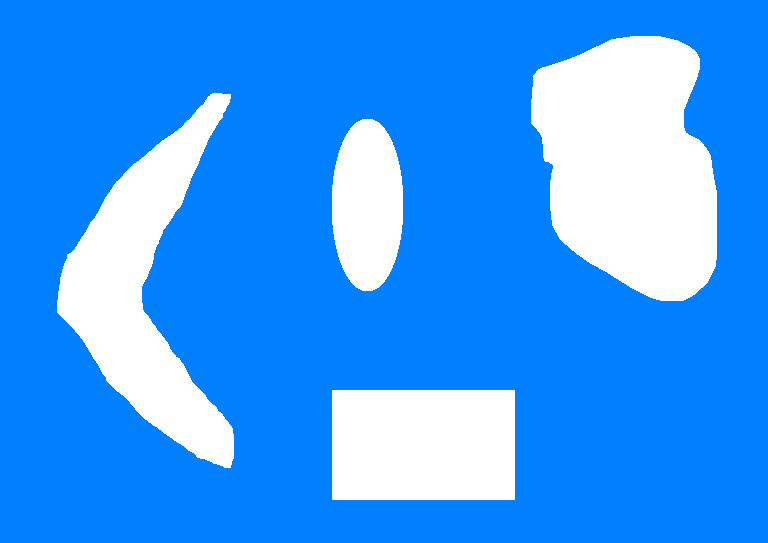
#> input picture opencv/python by example/Chapter07/images/shapes.png, 768 x 543 px, found by its file name
$ python shape-detect.py
#> lines starting #> are read from the running program, lines starting #| are printed output that depends on the picture; after the words box and inside, x2 and y2 are one past the last pixel; in counts of white or black regions, pixels touching at a corner belong together
"""
Contours and Shape detection
Murtaza's Workshop - Robotics and AI   1:15:37 1:30
 https://www.youtube.com/watch?v=WQeoO7MI0Bs&list=PLMoSUbG1Q_r9p7iYBg6z6tZP002DAJ41H
 """

import cv2
import numpy as np
def stackImages(scale,imgArray):
    rows = len(imgArray)
    cols = len(imgArray[0])
    rowsAvailable = isinstance(imgArray[0], list)
    width = imgArray[0][0].shape[1]
    height = imgArray[0][0].shape[0]
    if rowsAvailable:
        for x in range ( 0, rows):
            for y in range(0, cols):
                if imgArray[x][y].shape[:2] == imgArray[0][0].shape [:2]:
                    imgArray[x][y] = cv2.resize(imgArray[x][y], (0, 0), None, scale, scale)
                else:
                    imgArray[x][y] = cv2.resize(imgArray[x][y], (imgArray[0][0].shape[1], imgArray[0][0].shape[0]), None, scale, scale)
                if len(imgArray[x][y].shape) == 2: imgArray[x][y]= cv2.cvtColor( imgArray[x][y], cv2.COLOR_GRAY2BGR)
        imageBlank = np.zeros((height, width, 3), np.uint8)
        hor = [imageBlank]*rows
        hor_con = [imageBlank]*rows
        for x in range(0, rows):
            hor[x] = np.hstack(imgArray[x])
        ver = np.vstack(hor)
    else:
        for x in range(0, rows):
            if imgArray[x].shape[:2] == imgArray[0].shape[:2]:
                imgArray[x] = cv2.resize(imgArray[x], (0, 0), None, scale, scale)
            else:
                imgArray[x] = cv2.resize(imgArray[x], (imgArray[0].shape[1], imgArray[0].shape[0]), None,scale, scale)
            if len(imgArray[x].shape) == 2: imgArray[x] = cv2.cvtColor(imgArray[x], cv2.COLOR_GRAY2BGR)
        hor= np.hstack(imgArray)
        ver = hor
    return ver

#  --   getContours ----    #


def getContours(img):
  contours,hierarchy = cv2.findContours(img, cv2.RETR_EXTERNAL, cv2.CHAIN_APPROX_NONE)
  i = 0
  for cnt in contours:
       i += 1
       area = cv2.contourArea(cnt)

       if area > 500:
        cv2.drawContours(imgContour, cnt, -1, (255, 0, 0), 1)
        peri = cv2.arcLength(cnt, True)# closed shapes ==> True
        approx = cv2.approxPolyDP(cnt, 0.02 * peri, True) # closed shapes ==> True
        objCor = len(approx)
        x, y, w, h = cv2.boundingRect(approx)
        print(i, ' : ', area,' peri =  ',peri,'len(approx) = ', objCor)
        print(approx) #approx ===> corner   points. 3 is trinagle 4 rect and >4  circle
        print('cv2.boundingRect(approx) =', cv2.boundingRect(approx))

        if objCor == 3:
             objectType = "Tri"
        elif objCor == 4:
             aspRatio = w / float(h)
             if aspRatio > 0.98 and aspRatio < 1.03:
                 objectType = "Square"
             else:
                 objectType = "Rectangle"
        elif objCor > 4:
            objectType = "Circles"
        else:
            objectType = "None"

        cv2.rectangle(imgContour, (x, y), (x+w, y+h),(0, 220, 0),2)
        cv2.putText(imgContour, objectType,
            (x + (w // 2) - 10, y + (h // 2) - 10), cv2.FONT_HERSHEY_COMPLEX, 0.5,
            (0, 0, 0), 2)
#############

BASE_FOLDER = 'C:/Users/rockman/Pictures/Saved Pictures/'
img_name = "shapes.png"
path = BASE_FOLDER + img_name

img = cv2.imread(path)
#> img is the input picture: shape (543, 768, 3); mean B, G, R 255, 156.5, 57.3
imgContour = img.copy()

imgGray = cv2.cvtColor(img, cv2.COLOR_BGR2GRAY)
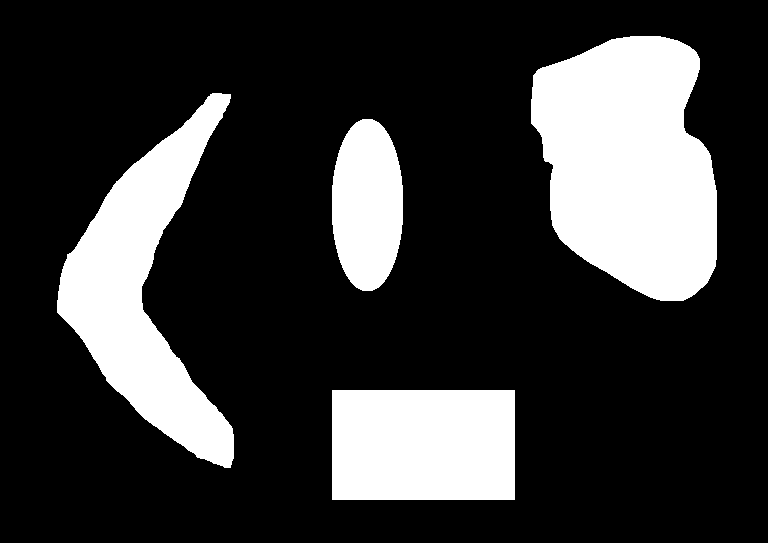
#> imgGray: shape (543, 768); values 104 (black) and 255 (white), 22.5% white; 4 white regions, box (x1, y1, x2, y2) and area: (531, 36, 717, 301) 37533, (57, 93, 234, 468) 26267, (332, 390, 515, 500) 20130, (332, 119, 403, 291) 9804
imgBlur = cv2.GaussianBlur(imgGray,(7,7),1)
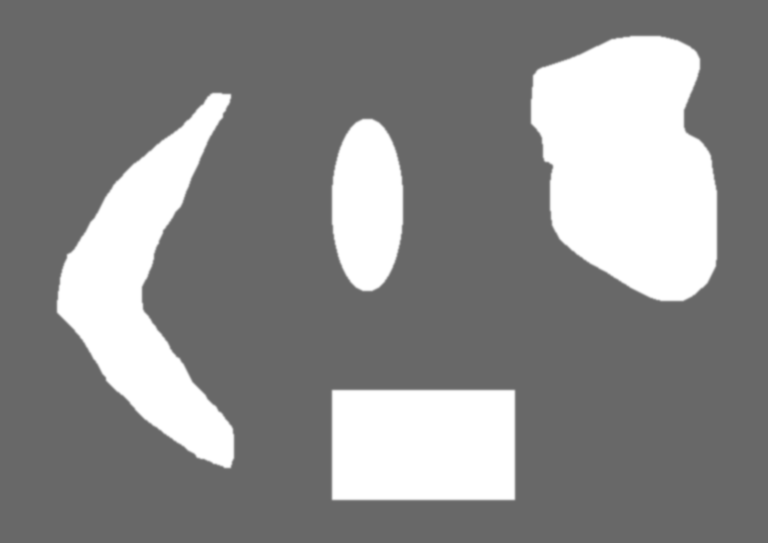
#> imgBlur: shape (543, 768); min 104, max 255, mean 137.9
imgCanny = cv2.Canny(imgBlur, 50, 50)# Edge  detect
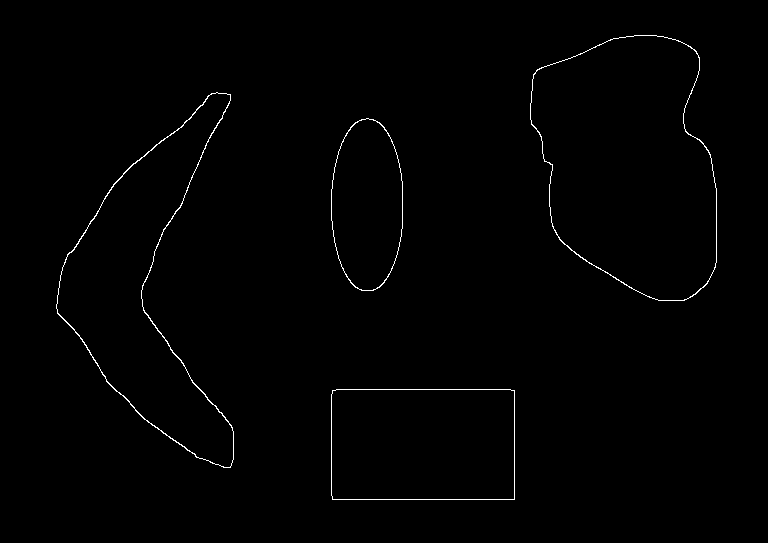
#> imgCanny: shape (543, 768); 0.72% white in thin lines or dots, all inside (x1, y1, x2, y2) = (56, 35, 717, 500)
getContours(imgCanny)
#> in getContours, `contours,hierarchy = cv2.findContours(img, cv2.RETR_EXTERNAL, cv2.CHAI..`: contours = 4 contours; box (x1, y1, x2, y2) and area: (530, 35, 717, 301) 37557, (56, 92, 234, 468) 26412, (331, 389, 515, 500) 20115, (331, 118, 403, 291) 9801
#> the loop in getContours, `for cnt in contours:` made 4 passes
#> (area, peri, approx, objCor, x, y, w, h) on pass 1: (20115, 583.7, [[332, 390], [332, 499], [514, 499], [514, 390]], 4, 332, 390, 183, 110)
#> (area, peri, objCor, x, y, w, h, objectType) on passes 2 to 4: (9801, 422.7, 8, 331, 118, 72, 173, 'Circles'), (26412, 1013.7, 7, 56, 92, 176, 376, 'Circles'), (37557, 810, 9, 537, 35, 180, 263, 'Circles')
#> (printed output is left out)
#> after the loop in getContours, `for cnt in contours:`:
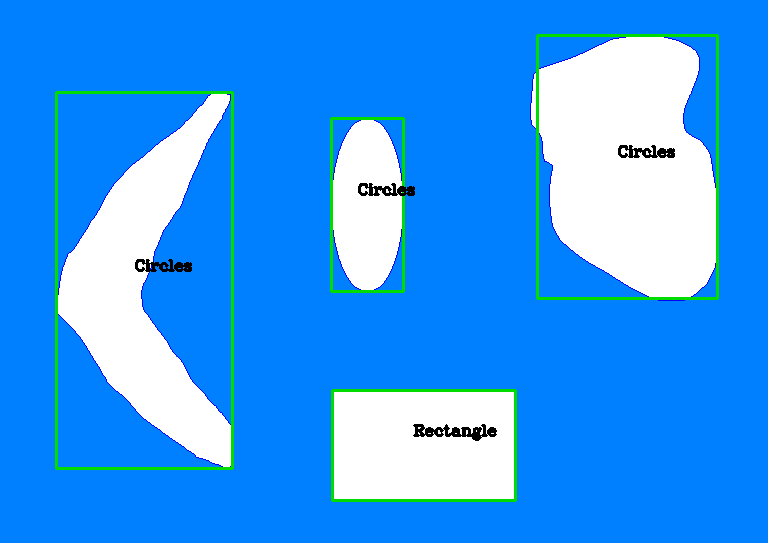
#> imgContour: shape (543, 768, 3); 3.06% of pixels changed, all inside (x1, y1, x2, y2) = (55, 34, 719, 502)
#> after the loop in getContours, `for cnt in contours:`: i = 4

##  Display   results
scale = 0.5
img_array = (  [img, imgGray, imgBlur  ],   [imgCanny, imgContour, img]  )
imgStack = stackImages(scale, img_array)
#> in stackImages, `rows = len(imgArray)`: rows = 2
#> in stackImages, `cols = len(imgArray[0])`: cols = 3
#> in stackImages, `rowsAvailable = isinstance(imgArray[0], list)`: rowsAvailable = True
#> in stackImages, `hor = [imageBlank]*rows`: hor = 2 items
#> in stackImages, `ver = np.vstack(hor)`:
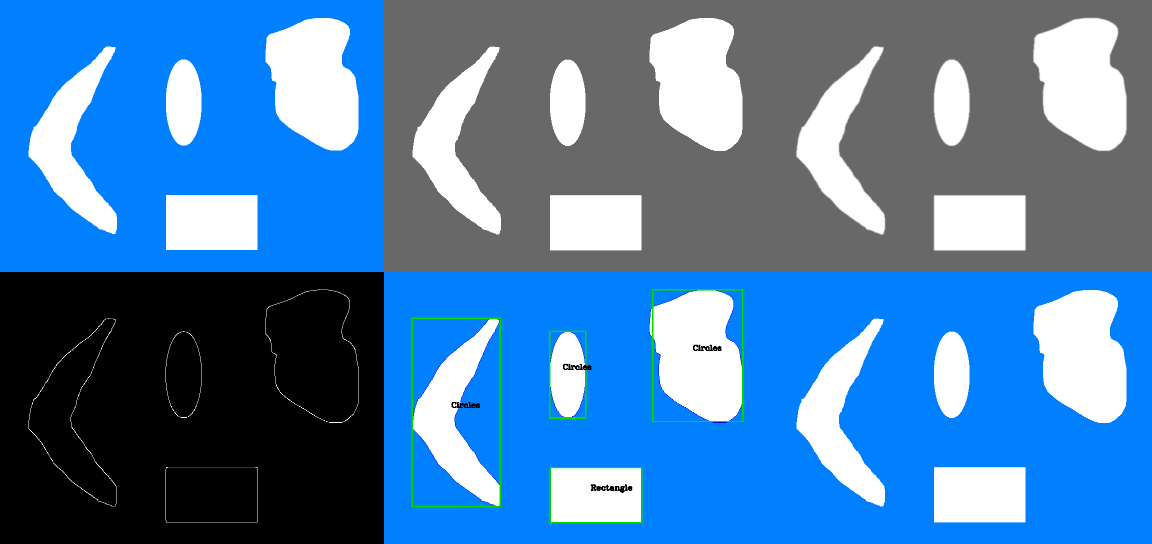
#> ver: shape (544, 1152, 3); mean of channels 0, 1, 2 172.7, 124.5, 74.6; drawn as B, G, R
cv2.imshow("ImageStack",imgStack)

cv2.imshow("imgContour", imgContour)


cv2.waitKey(0)
